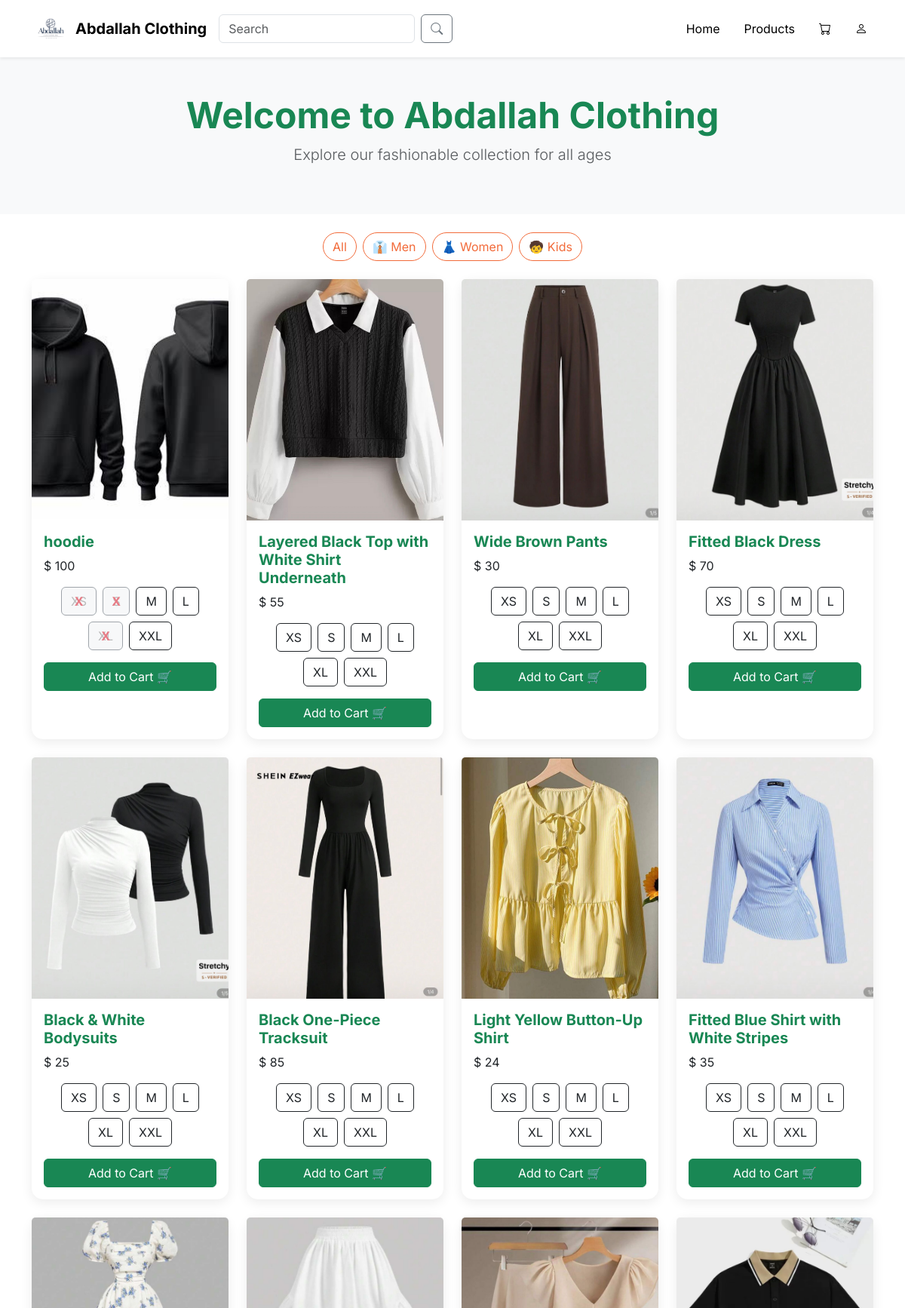
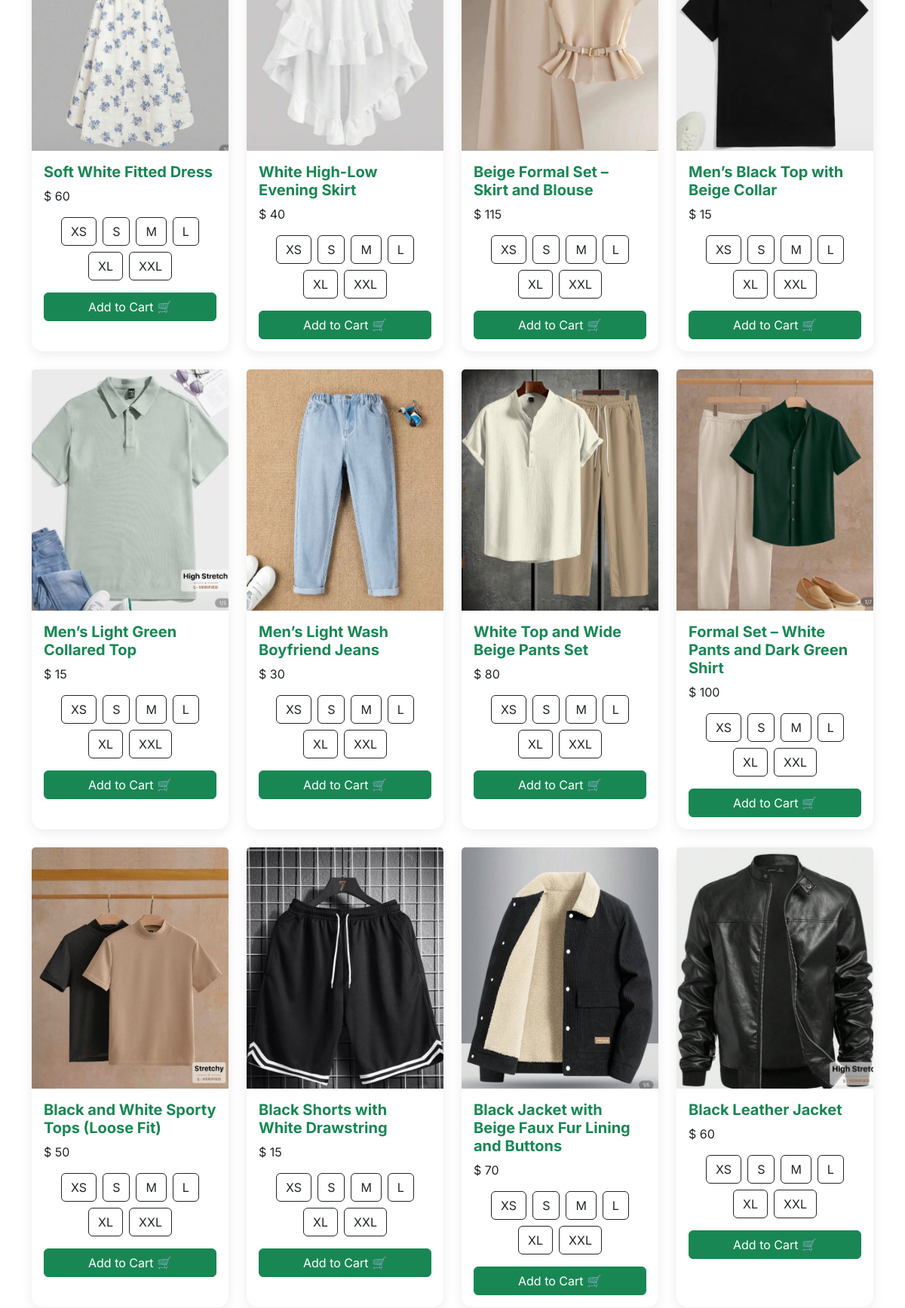
/products.php (upper part), run on the app's committed database (2 pictures, top to bottom).
### tables this page shows
CREATE TABLE `products` (
  `id` int(11) NOT NULL,
  `name` varchar(100) NOT NULL,
  `price` float NOT NULL,
  `description` text DEFAULT NULL,
  `image` varchar(255) DEFAULT NULL,
  `category_id` int(11) DEFAULT NULL,
  `stock_xs` int(11) NOT NULL DEFAULT 0,
  `stock_s` int(11) NOT NULL DEFAULT 0,
  `stock_m` int(11) NOT NULL DEFAULT 0,
  `stock_l` int(11) NOT NULL DEFAULT 0,
  `stock_xl` int(11) NOT NULL DEFAULT 0,
  `stock_xxl` int(11) NOT NULL DEFAULT 0
);

### products.php (the view, shortened to what this page needs)
<?php
include 'db.php';
?>
<!DOCTYPE html>
<html lang="en">
<?php include 'head.php'; ?>
<?php include 'navbar.php'; ?>
<body class="bg-white text-dark">
<div class="bg-light py-5 text-center">
  <h1 class="display-5 fw-bold text-success">Welcome to Abdallah Clothing</h1>
  <p class="lead text-muted">Explore our fashionable collection for all ages</p>
</div>
<div class="container-fluid my-4">
  <div class="d-flex justify-content-center overflow-auto gap-2 px-3">
    <a href="products.php" class="btn category-btn flex-shrink-0">All</a>
    <a href="products.php?category=Men" class="btn category-btn flex-shrink-0">👔 Men</a>
    <a href="products.php?category=Women" class="btn category-btn flex-shrink-0">👗 Women</a>
    <a href="products.php?category=Kids" class="btn category-btn flex-shrink-0">🧒 Kids</a>
  </div>
</div>
<div class="container">
  <div class="row">
    <?php
      if (isset($_GET['category'])) {
          $cat = trim($_GET['category']);
          $filter = "WHERE categories.name = ?";
          $sql = "SELECT products.*, categories.name AS catname
                  FROM products
                  JOIN categories ON products.category_id = categories.id
                  $filter";
          $stmt = mysqli_prepare($conn, $sql);
          mysqli_stmt_bind_param($stmt, "s", $cat);
          mysqli_stmt_execute($stmt);
          $result = mysqli_stmt_get_result($stmt);
      } else {
          $sql = "SELECT products.*, categories.name AS catname
                  FROM products
                  JOIN categories ON products.category_id = categories.id";
          $result = mysqli_query($conn, $sql);
      }
      while ($row = mysqli_fetch_assoc($result)) {
        $id = $row['id'];
        $sizes = ['XS', 'S', 'M', 'L', 'XL', 'XXL'];
        $pname = htmlspecialchars($row['name'], ENT_QUOTES, 'UTF-8');
        $pimage = htmlspecialchars($row['image'], ENT_QUOTES, 'UTF-8');
        $pprice = htmlspecialchars($row['price'], ENT_QUOTES, 'UTF-8');
        echo "<div class='col-lg-3 col-md-4 col-sm-6 mb-4'>";
        echo "<div class='card product-card border-0 h-100'>";
        echo "<img src='uploads/{$pimage}' alt='{$pname}' class='card-img-top product-img'>";
        echo "<div class='card-body'>";
        echo "<h5 class='card-title text-success fw-bold'>{$pname}</h5>";
        echo "<p class='card-text'>\$ {$pprice}</p>";
        $stock_sql = "SELECT size, quantity FROM product_sizes WHERE product_id = $id";
        $stock_result = mysqli_query($conn, $stock_sql);
        $stock_data = [];
        while ($srow = mysqli_fetch_assoc($stock_result)) {
            $stock_data[$srow['size']] = $srow['quantity'];
        }
        echo "<form action='add_to_cart.php' method='POST'>";
        echo "<div class='mb-3 d-flex flex-wrap justify-content-center gap-2'>";
        foreach ($sizes as $sz) {
            $qty = $stock_data[$sz] ?? 0;
            $disabled = $qty == 0 ? 'disabled' : '';
            $class = $qty == 0 ? 'btn-outline-secondary' : 'btn-outline-dark';
            echo "<button type='button' class='btn $class size-btn'
                        data-product='$id' data-size='$sz' $disabled>$sz</button>";
        }
        echo "</div>";
        echo "<button type='submit' class='btn btn-success w-100'>Add to Cart 🛒</button>";
        echo "</form>";
        echo "</div></div></div>";
      }
    ?>
  </div>
</div>
</body>
</html>

### assets/css/style.css (style rules this page uses)
:root { --primary-color: #f26b3a; --secondary-color: #005662; --light-color: #ffffff; }
body { font-family: 'Inter', sans-serif; background-color: #ffffff; min-height: 100vh; display: flex; flex-direction: column; }
.product-card { border: none; border-radius: 15px; box-shadow: 0 4px 16px rgba(0,0,0,0.08); transition: transform 0.3s, box-shadow 0.3s; }
.product-img { height: 320px; object-fit: cover; }
.category-btn { border-radius: 20px; border-color: var(--primary-color); color: var(--primary-color); }
.size-btn[disabled] { position: relative; background-color: #f4f5f7; color: #969696; box-shadow: none; }
.size-btn[disabled]::after { content: "X"; position: absolute; top: 50%; left: 50%; transform: translate(-50%, -50%); font-weight: bold; color: #dc3545; pointer-events: none; }

### data on the page
products: image+name (picture), name "hoodie", price "100", sz "XS", sz "S", sz "M", sz "L", sz "XL", sz "XXL"
products: image (picture), name "Layered Black Top with White Shirt Underneath", price "55", sz "XS", sz "S", sz "M", sz "L", sz "XL", sz "XXL"
products: image (picture), name "Wide Brown Pants", price "30", sz "XS", sz "S", sz "M", sz "L", sz "XL", sz "XXL"
products: image (picture), name "Fitted Black Dress", price "70", sz "XS", sz "S", sz "M", sz "L", sz "XL", sz "XXL"
products: image (picture), name "Black & White Bodysuits", price "25", sz "XS", sz "S", sz "M", sz "L", sz "XL", sz "XXL"
products: image (picture), name "Black One-Piece Tracksuit", price "85", sz "XS", sz "S", sz "M", sz "L", sz "XL", sz "XXL"
products: image (picture), name "Light Yellow Button-Up Shirt", price "24", sz "XS", sz "S", sz "M", sz "L", sz "XL", sz "XXL"
products: image (picture), name "Fitted Blue Shirt with White Stripes", price "35", sz "XS", sz "S", sz "M", sz "L", sz "XL", sz "XXL"
products: image (picture), name "Soft White Fitted Dress", price "60", sz "XS", sz "S", sz "M", sz "L", sz "XL", sz "XXL"
products: image (picture), name "White High-Low Evening Skirt", price "40", sz "XS", sz "S", sz "M", sz "L", sz "XL", sz "XXL"
products: image (picture), name "Beige Formal Set – Skirt and Blouse", price "115", sz "XS", sz "S", sz "M", sz "L", sz "XL", sz "XXL"
products: image (picture), name "Men’s Black Top with Beige Collar", price "15", sz "XS", sz "S", sz "M", sz "L", sz "XL", sz "XXL"
products: image (picture), name "Men’s Light Green Collared Top", price "15", sz "XS", sz "S", sz "M", sz "L", sz "XL", sz "XXL"
products: image (picture), name "Men’s Light Wash Boyfriend Jeans", price "30", sz "XS", sz "S", sz "M", sz "L", sz "XL", sz "XXL"
products: image (picture), name "White Top and Wide Beige Pants Set", price "80", sz "XS", sz "S", sz "M", sz "L", sz "XL", sz "XXL"
products: image (picture), name "Formal Set – White Pants and Dark Green Shirt", price "100", sz "XS", sz "S", sz "M", sz "L", sz "XL", sz "XXL"
products: image (picture), name "Black and White Sporty Tops (Loose Fit)", price "50", sz "XS", sz "S", sz "M", sz "L", sz "XL", sz "XXL"
products: image (picture), name "Black Shorts with White Drawstring", price "15", sz "XS", sz "S", sz "M", sz "L", sz "XL", sz "XXL"
products: image (picture), name "Black Jacket with Beige Faux Fur Lining and Buttons", price "70", sz "XS", sz "S", sz "M", sz "L", sz "XL", sz "XXL"
products: image (picture), name "Black Leather Jacket", price "60", sz "XS", sz "S", sz "M", sz "L", sz "XL", sz "XXL"
